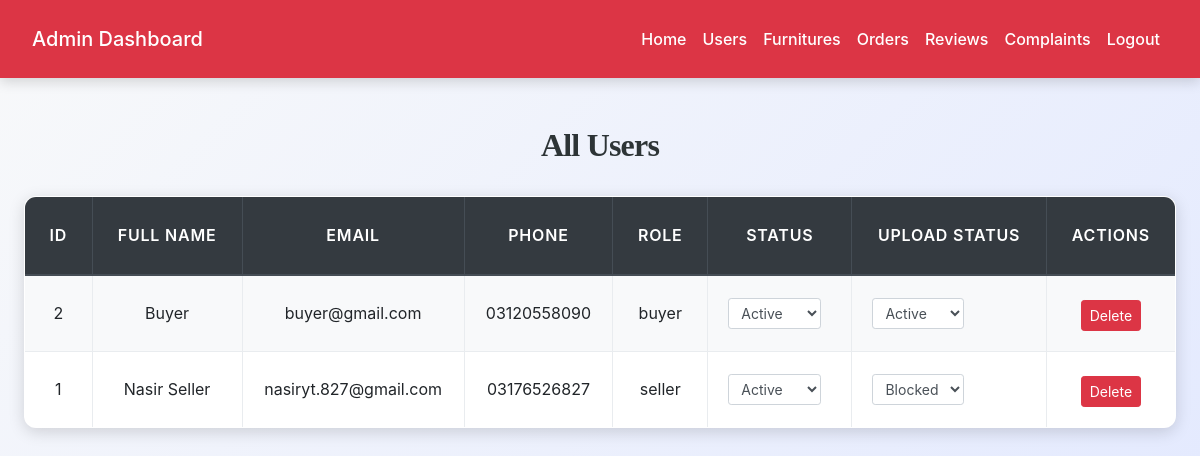
Page /admin/view_users.php (signed in) on the committed database.
### tables this page shows
CREATE TABLE `users` (
  `id` int(11) NOT NULL,
  `full_name` varchar(100) NOT NULL,
  `email` varchar(100) NOT NULL,
  `password` varchar(255) NOT NULL,
  `phone` varchar(20) DEFAULT NULL,
  `address` text DEFAULT NULL,
  `city` varchar(50) DEFAULT NULL,
  `state` varchar(50) DEFAULT NULL,
  `country` varchar(50) DEFAULT NULL,
  `role` enum('buyer','seller') DEFAULT 'buyer',
  `status` enum('active','blocked','pending') DEFAULT 'active',
  `upload_status` enum('active','blocked') DEFAULT 'active',
  `profile_image` varchar(255) DEFAULT NULL,
  `created_at` timestamp NOT NULL DEFAULT current_timestamp()
);

### admin/view_users.php (the view, shortened to what this page needs)
<?php
include('config.php');
$result = mysqli_query($conn, "SELECT * FROM users ORDER BY id DESC");
?>
<!DOCTYPE html>
<html>
<head>
    <link rel="stylesheet"
          href="https://maxcdn.bootstrapcdn.com/bootstrap/4.5.2/css/bootstrap.min.css">
    <link rel="stylesheet" href="../css/style.css">
</head>
<body>
<?php include('admin_navbar.php'); ?>
<div class="container mt-5">
    <h2 class="mb-4">All Users</h2>
    <table class="table table-bordered table-striped table-responsive-sm">
        <thead class="thead-dark">
        <tr>
            <th>ID</th>
            <th>Full Name</th>
            <th>Email</th>
            <th>Phone</th>
            <th>Role</th>
            <th>Status</th>
            <th>Upload Status</th>
            <th>Actions</th>
        </tr>
        </thead>
        <tbody>
        <?php while($row = mysqli_fetch_assoc($result)): ?>
            <tr>
                <td><?= $row['id'] ?></td>
                <td><?= htmlspecialchars($row['full_name']) ?></td>
                <td><?= htmlspecialchars($row['email']) ?></td>
                <td><?= htmlspecialchars($row['phone']) ?></td>
                <td><?= htmlspecialchars($row['role']) ?></td>
                <td>
                    <form method="POST" class="form-inline">
                        <select name="status" class="form-control form-control-sm mr-2"
                                onchange="this.form.submit()">
                            <option value="active"   <?= $row['status'] === 'active' ? 'selected' : '' ?>>Active</option>
                        </select>
                    </form>
                </td>
                <td>
                    <form method="POST" class="form-inline">
                        <select name="upload_status" class="form-control form-control-sm mr-2"
                                onchange="this.form.submit()">
                            <option value="active"  <?= $row['upload_status'] === 'active' ? 'selected' : '' ?>>Active</option>
                            <option value="blocked" <?= $row['upload_status'] === 'blocked' ? 'selected' : '' ?>>Blocked</option>
                        </select>
                    </form>
                </td>
                <td>
                    <a href="?delete=<?= $row['id'] ?>"
                       onclick="return confirm('Delete user?')"
                       class="btn btn-sm btn-danger mt-1">
                        Delete
                    </a>
                </td>
            </tr>
        <?php endwhile; ?>
        </tbody>
    </table>
</div>
</body>
</html>

### css/style.css (style rules this page uses)
:root { --primary: #007bff; --secondary: #6c757d; --success: #28a745; --info: #17a2b8; --warning: #ffc107; --danger: #dc3545; --light: #f8f9fa; --dark: #2d3436; --accent: #ff6f61; --highlight: #6f42c1; --shadow: rgba(0, 0, 0, 0.15); --transition: all 0.3s ease-in-out; }
body { font-family: 'Inter', 'Segoe UI', Tahoma, Geneva, Verdana, sans-serif; background: linear-gradient(135deg, var(--light) 0%, #e0e7ff 100%); color: var(--dark); line-height: 1.8; margin: 0; padding: 0; min-height: 100vh; font-size: 16px; }
h1, h2, h3, h4 { text-align: center; margin: 2.5rem 0; font-family: 'Georgia', 'Times New Roman', serif; color: var(--dark); font-weight: 700; letter-spacing: -0.025em; }
h2 { font-size: 2rem; }
.container { max-width: 1200px; margin: 0 auto 3rem; padding: 0 1.5rem; }
.table { width: 100%; border-collapse: collapse; margin: 2rem 0; font-size: 1rem; background-color: #ffffff; border-radius: 12px; overflow: hidden; box-shadow: 0 4px 16px var(--shadow); transition: var(--transition); }
.table th, .table td { padding: 1.25rem; border: 1px solid #e9ecef; text-align: center; vertical-align: middle; }
.table thead th { background-color: rgb(0, 0, 0); color: white; font-weight: 600; text-transform: uppercase; letter-spacing: 0.05em; padding: 1.5rem; }
.table tbody tr { transition: var(--transition); }
.table tbody tr:nth-child(odd) { background-color: var(--light); }
a { color: var(--primary); text-decoration: none; font-weight: 500; transition: var(--transition); }

### rows in the picture
users: id "2", full_name "Buyer", email "buyer@gmail.com", phone "03120558090", role "buyer", status "Active", upload_status "Active"
users: id "1", full_name "Nasir Seller", email "nasiryt.827@gmail.com", phone "03176526827", role "seller", status "Active", upload_status "Blocked"
